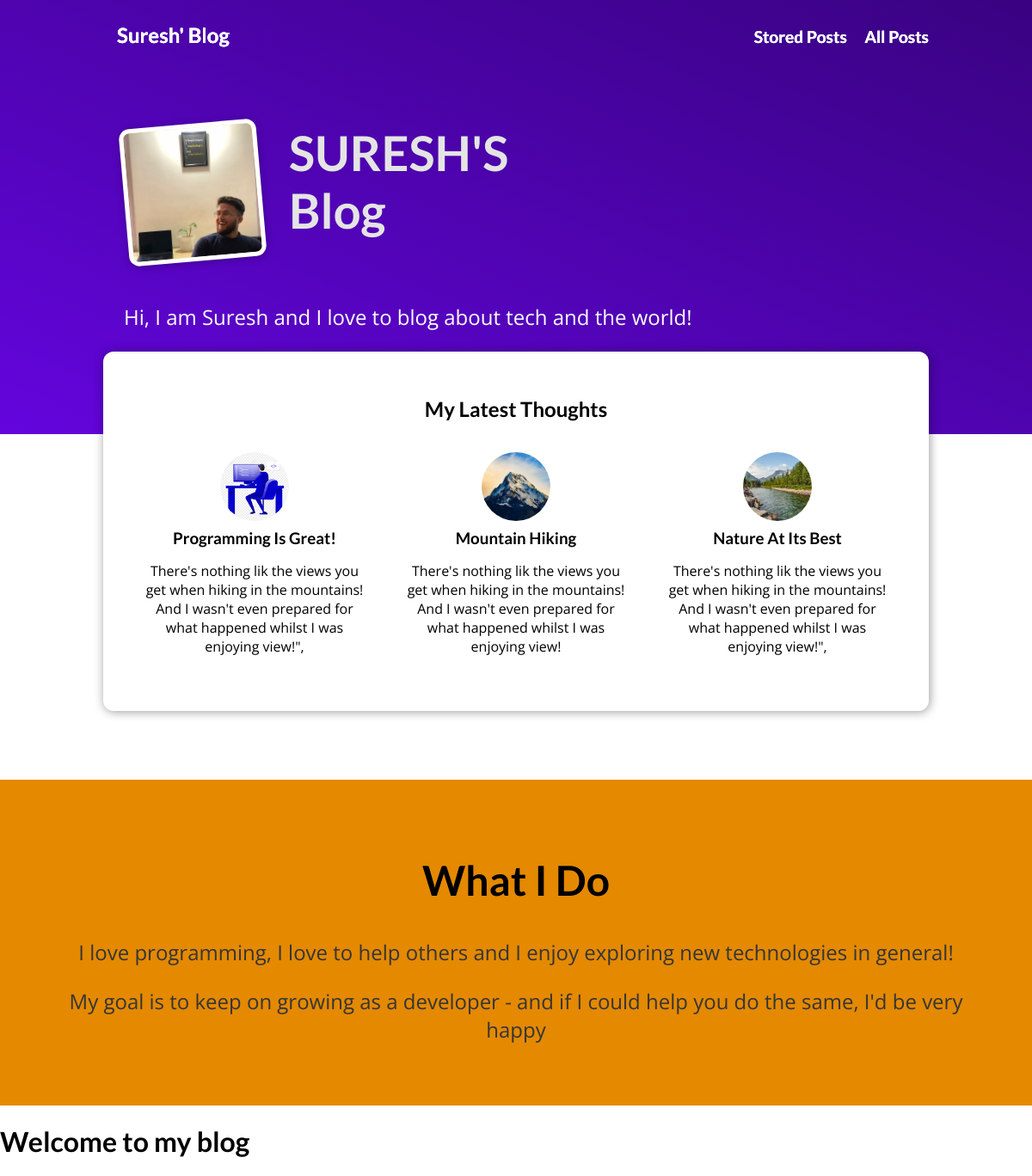
The page / on the database its author committed.
### blog/models.py (models this page shows, shortened)
class Post(models.Model):
    title = models.CharField(max_length=150)
    excerpt = models.CharField(max_length=200)
    image = models.ImageField(upload_to="posts", null=True)
    date = models.DateField(auto_now=True)
    slug = models.SlugField(unique=True, db_index=True)
    content = models.TextField(validators=[MinLengthValidator(10)])
    author = models.ForeignKey(
        Author, on_delete=models.SET_NULL, null=True, related_name="posts"
    )
    tags = models.ManyToManyField(Tag)

### blog/views.py (the view)
# urls.py: path("", views.StartingPageView.as_view(), name="starting-page"),
class StartingPageView(ListView):
    template_name = "blog/index.html"
    model = Post
    ordering = ["-date"]
    context_object_name = "posts"
    def get_queryset(self):
        queryset = super().get_queryset()
        data = queryset[:3]
        return data

### blog/templates/blog/index.html (shortened to what this page needs)
{% extends 'base.html' %}
{% load static %}
{% block css_files %}
<link rel="stylesheet" href="{% static "blog/post.css" %}" />
<link rel="stylesheet" href="{% static "blog/index.css" %}" />
{% endblock %}
{% block content %}
<section id="welcome">
    <header>
        <img src="{% static "blog/images/suresh.jpg" %}" alt="Suresh - The Author Of This Blog"/>
        <h2>SURESH'S Blog</h2>
    </header>
    <P>Hi, I am Suresh and I love to blog about tech and the world!</P>
</section>
<section id="latest-posts">
    <h2>My Latest Thoughts</h2>
    <ul>
        {% for post in posts %}
        {% include "blog/includes/post.html" %}
        {% endfor %}
    </ul>
</section>
<section id="about">
    <h2>What I Do</h2>
    <p>
        I love programming, I love to help others and
        I enjoy exploring new technologies in general!
    </p>
    <p>
        My goal is to keep on growing as a developer - and
        if I could help you do the same, I'd be very happy
    </p>
</section>
<h1>Welcome to my blog</h1>
{% endblock %}

### templates/base.html (shortened to what this page needs)
{% load static %}
<!DOCTYPE html>
<html lang="en">
  <head>
    <link rel="stylesheet" href="{% static "app.css" %}"/>
    {% block css_files%}{% endblock %}
  </head>
  <body>
    {% block content %}
    <header id="main-navigation">
<h1><a href="{% url 'starting-page' %}">Suresh' Blog</a><h1>
    <nav>
        <a href="{% url 'read-later' %}">Stored Posts</a>
        <a href="{% url 'posts-page' %}">All Posts</a>
    </nav>
</header>
    {% endblock %}
  </body>
</html>

### blog/templates/blog/includes/post.html
{% include "base.html" %}
<li>
            <article class="post">
                <a href="{% url "post-detail-page" post.slug %}">
                    <img src="{{ post.image.url }}" alt="{{ post.title }}"/>
                    <div class="post__content">
                        <h3>{{ post.title }}</h3>
                        <p>
                            {{ post.excerpt }}
                        </p>
                    </div>
                </a>
            </article>
        </li>

### static/app.css (style rules this page uses)
* { box-sizing: border-box; }
html { font-family: 'Open Sans', 'Lato', sans-serif; }
body { margin: 0; }
h1, h2, h3 { font-family: 'Lato', sans-serif; font-weight: bold; }
#main-navigation { width: 100%; height: 5rem; display: flex; justify-content: space-between; align-items: center; padding: 0 10%; position: absolute; top: 0; left: 0; }
#main-navigation a { text-decoration: none; color: white; font-weight: bold; margin-left: 1rem; }
#main-navigation nav a { color: white; font-size: 1.2rem; font-weight: bold; text-decoration: none; text-align: center; }

### blog/static/blog/post.css (style rules this page uses)
.post { display: flex; flex-direction: column; align-items: center; text-align: center; }
.post a { text-decoration: none; color: black; transition: all 0.2s ease; padding: 1rem; }
.post img { width: 5rem; height: 5rem; object-fit: cover; border-radius: 50%; }
.post h3 { margin: 0.25rem 0; }

### blog/static/blog/index.css (style rules this page uses)
#welcome { background: linear-gradient(to right top, #6305dd, #390281); padding: 6rem 12%; }
#welcome header { display: flex; align-items: flex-start; margin: 3rem auto; }
#welcome img { width: 10rem; height: 10rem; object-fit: cover; object-position: top; border: 5px solid white; border-radius: 12px; background-color: #ffe1bf; transform: rotateZ(-5deg); box-shadow: 0 2px 8px rgba(0, 0, 0, 0.25); }
#welcome h2 { font-size: 3.5rem; margin: 0 0 0 2rem; color: #e4e4e4; width: 10rem; }
#welcome p { color: white; font-size: 1.5rem; }
#latest-posts { background-color: white; padding: 2rem; border-radius: 12px; width: 60rem; margin: -6rem auto 2rem auto; box-shadow: 1px 1px 12px rgba(0, 0, 0, 0.4); }
#latest-posts h2 { text-align: center; }
#latest-posts ul { list-style: none; margin: 0; padding: 0; display: flex; gap: 1rem; }
#latest-posts li { flex: 1; }
#about { text-align: center; padding: 3rem; background-color: #e48900; margin-top: 5rem; }
#about h2 { font-size: 3rem; }
#about p { font-size: 1.5rem; color: #353535; }

### rows shown on the page
Post: image (picture), title "Programming Is Great!", excerpt "There's nothing lik the views you get when hiking in the mountains! And I wasn't even prepared for what happened whilst I was enjoying view!\","
Post: image (picture), title "Mountain Hiking", excerpt "There's nothing lik the views you get when hiking in the mountains! And I wasn't even prepared for what happened whilst I was enjoying view!"
Post: image (picture), title "Nature At Its Best", excerpt "There's nothing lik the views you get when hiking in the mountains! And I wasn't even prepared for what happened whilst I was enjoying view!\","
